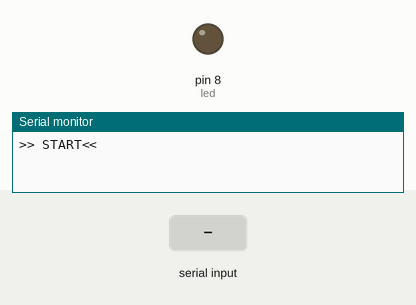
This sketch was run on a simulated Arduino Uno, built with avr-gcc and run on an emulated ATmega328P. On the bench: output pins drawn as LEDs (lit = HIGH), the last lines printed to the serial monitor. The test bench sets the inputs (shaded band).

Above: at 1.2 s.
1.3 s: "1\n" received over Serial
At 2.4 s:
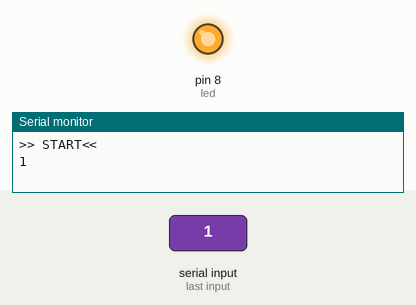
Timing chart, 0 to 4.3 s (numbered marks = the images above; inputs shaded):
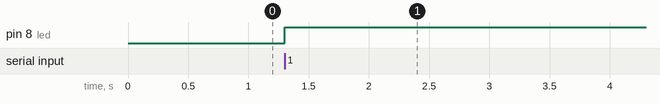

The sketch:

FUSJGRPHUFW6SO4.ino
```cpp
int led = 8;
String inputString;
bool stringComplete = false;

void setup() {
  // put your setup code here, to run once:
  Serial.begin(9600);
  Serial.println(">> START<<");

  pinMode(led, OUTPUT);
}

void loop() {
  if(stringComplete) {
    digitalWrite(led, HIGH);
  }
}

void serialEvent() {
  while (Serial.available()) {
    // get the new byte:
    char inChar = (char)Serial.read();
    Serial.write(inChar);
    //Serial.write(inChar);
    // add it to the inputString:
    inputString += inChar;
    // if the incoming character is a newline or a carriage return, set a flag
    // so the main loop can do something about it:
    if (inChar == '\n' || inChar == '\r') {
      stringComplete = true;
    }
  }
}
```

Measured:
- after the input at 1.3 s, pin 8 (led): LOW → HIGH at once
